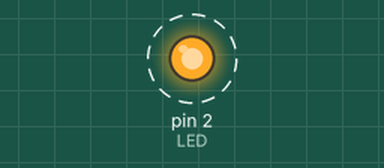
The sketch below on a simulated Arduino Uno, built with avr-gcc and run on an emulated ATmega328P. Parts: output pins drawn as LEDs (lit = HIGH). Dashed ring = blinking.

Above: at 0.5 s.
Timing chart, 0 to 4.6 s (numbered marks = the images above):
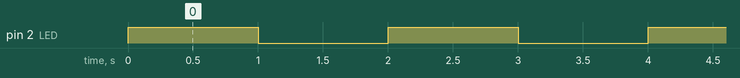

The sketch:

Blink.ino
```cpp
const int LED = 2;
const int PAUSE = 1000;

void setup() {
  pinMode(LED, OUTPUT);
}

void loop() {
  digitalWrite(LED, HIGH);   // turn the LED on (HIGH is the voltage level)
  delay(PAUSE);              // wait for a second
  digitalWrite(LED, LOW);    // turn the LED off by making the voltage LOW
  delay(PAUSE);              // wait for a second
}
```

Measured:
- by itself, pin 2 (LED): alternates HIGH for 1.0 s and LOW for 1.0 s
